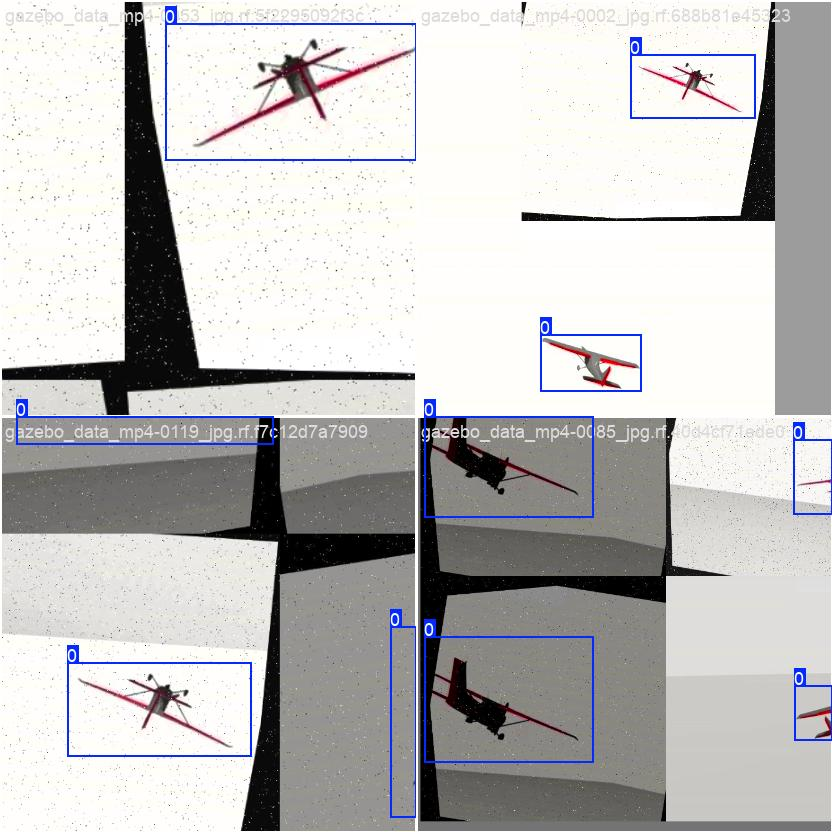
#> input picture modeller/gazebo_iha4/train_batch0.jpg, 832 x 832 px; its folder holds only this picture in this run
$ python -i yolo_tespit.py   (imports and definitions only)
#> lines starting #> are read from the running program, lines starting #| are printed output that depends on the picture; after the words box and inside, x2 and y2 are one past the last pixel; in counts of white or black regions, pixels touching at a corner belong together
"""
algi/yolo_tespit.py — Renk Maskesi + Kalman Filtresi
TrackerCSRT yok — Kalman ile bbox tahmin ve öne kaydırma.
Kalman: IHA'nın hız vektörünü öğrenir, bbox'ı hareket yönünde öne alır.
"""
import os, sys, time, threading, json
import numpy as np, cv2, urllib.request

sys.path.insert(0, os.path.expanduser("~/teknofest_iha"))

MJPEG_URL  = "http://localhost:8554/video"
SUNUCU_URL = "http://localhost:5000"
TESPIT_FPS = 15

AV_MARGIN_X  = 0.25
AV_MARGIN_Y  = 0.10
BB_MIN_BOYUT = 0.06

# Cessna renk aralıkları
KIRMIZI_ALT1 = np.array([0,   100, 80],  np.uint8)
KIRMIZI_UST1 = np.array([10,  255, 255], np.uint8)
KIRMIZI_ALT2 = np.array([165, 100, 80],  np.uint8)
KIRMIZI_UST2 = np.array([180, 255, 255], np.uint8)
BEYAZ_ALT    = np.array([0,   0,  200],  np.uint8)
BEYAZ_UST    = np.array([180, 25, 255],  np.uint8)

GOKYUZU_ORAN = 0.95
MIN_ALAN     = 50
MAX_ALAN     = 8000
MIN_ASPECT   = 1.2
MAX_ASPECT   = 15.0
MIN_DOLULUK  = 0.10
MAX_DOLULUK  = 0.95

# Kalman parametreleri
KALMAN_KAYIP_LIMIT = 30   # frame — bu kadar frame kayıp olursa sıfırla

tespit_lock = threading.Lock()
son_tespit  = {"var": False}
_tespit_sayac = 0
DEBUG = os.getenv("TESPIT_DEBUG", "0") == "1"


# ── Kalman Filtresi ─────────────────────────────────────────────────
class KalmanIzleyici:
    """
    4 durum: [cx, cy, vx, vy]
    2 ölçüm: [cx, cy]
    IHA hızını öğrenir ve bbox'ı öne alır.
    """
    def __init__(self):
        self.kf = cv2.KalmanFilter(4, 2)
        # Durum geçiş matrisi (sabit hız modeli)
        self.kf.transitionMatrix = np.array([
            [1, 0, 1, 0],
            [0, 1, 0, 1],
            [0, 0, 1, 0],
            [0, 0, 0, 1],
        ], np.float32)
        # Ölçüm matrisi
        self.kf.measurementMatrix = np.array([
            [1, 0, 0, 0],
            [0, 1, 0, 0],
        ], np.float32)
        # Gürültü
        self.kf.processNoiseCov     = np.eye(4, dtype=np.float32) * 5e-2
        self.kf.measurementNoiseCov = np.eye(2, dtype=np.float32) * 1e-1
        self.kf.errorCovPost        = np.eye(4, dtype=np.float32)

        self.baslatildi  = False
        self.kayip_sayac = 0
        self.son_bw      = 0
        self.son_bh      = 0

    def baslat(self, cx, cy, bw, bh):
        self.kf.statePost = np.array([[cx], [cy], [0], [0]], np.float32)
        self.baslatildi  = True
        self.kayip_sayac = 0
        self.son_bw      = bw
        self.son_bh      = bh

    def guncelle(self, cx, cy, bw, bh):
        """Ölçüm ile güncelle, düzeltilmiş konumu döndür."""
        if not self.baslatildi:
            self.baslat(cx, cy, bw, bh)
            return cx, cy, 0, 0

        olcum = np.array([[cx], [cy]], np.float32)
        self.kf.correct(olcum)
        self.son_bw      = bw
        self.son_bh      = bh
        self.kayip_sayac = 0

        durum = self.kf.statePost
        return float(durum[0][0]), float(durum[1][0]), float(durum[2][0]), float(durum[3][0])

    # [10 lines left out: function tahmin, not called in this run]

    def one_al(self, cx, cy, vx, vy, dt=0.15):
        """
        Hız vektörüne göre bbox'ı öne kaydır.
        dt: öne alma süresi (saniye) — kamera gecikmesini telafi et
        """
        return cx + vx * dt, cy + vy * dt

    def sifirla(self):
        self.baslatildi = False
        self.kayip_sayac = 0


_kalman = KalmanIzleyici()


# ── MJPEG Okuyucu ───────────────────────────────────────────────────
class MJPEGOkuyucu:
    def __init__(self, url):
        self.url = url; self._s = None; self._buf = b""
        self._lock = threading.Lock(); self._frame = None; self._cal = False

    # [26 lines left out: functions _baglan, _dongu, not called in this run]

    def baslat(self):
        self._cal = True
        threading.Thread(target=self._dongu, daemon=True).start()

    def frame_al(self):
        with self._lock:
            return self._frame.copy() if self._frame is not None else None


# [10 lines left out: function sunucuya_gonder, not called in this run]


# ── Tespit fonksiyonları ────────────────────────────────────────────
def renk_maskesi(hsv):
    m1 = cv2.inRange(hsv, KIRMIZI_ALT1, KIRMIZI_UST1)
    m2 = cv2.inRange(hsv, KIRMIZI_ALT2, KIRMIZI_UST2)
    mb = cv2.inRange(hsv, BEYAZ_ALT, BEYAZ_UST)
    return cv2.bitwise_or(cv2.bitwise_or(m1, m2), mb)


def morfoloji(maske):
    k1 = cv2.getStructuringElement(cv2.MORPH_ELLIPSE, (2, 2))
    k2 = cv2.getStructuringElement(cv2.MORPH_RECT,    (5, 3))
    maske = cv2.morphologyEx(maske, cv2.MORPH_OPEN,  k1)
    maske = cv2.morphologyEx(maske, cv2.MORPH_CLOSE, k2)
    return maske


def kontur_filtrele(konturlar, h, w):
    adaylar = []
    sinir   = int(h * GOKYUZU_ORAN)
    for k in konturlar:
        alan = cv2.contourArea(k)
        if not (MIN_ALAN <= alan <= MAX_ALAN): continue
        bx, by, bw, bh = cv2.boundingRect(k)
        if by + bh/2 > sinir: continue
        if bh == 0: continue
        aspect = bw / bh
        if not (MIN_ASPECT <= aspect <= MAX_ASPECT): continue
        doluluk = alan / (bw * bh)
        if not (MIN_DOLULUK <= doluluk <= MAX_DOLULUK): continue
        skor = alan * (1.0 - abs(aspect - 3.0) / 6.0)
        adaylar.append((skor, bx, by, bw, bh))
    return sorted(adaylar, reverse=True)


# [12 lines left out: function sartname_kontrol, not called in this run]


def tespit_et(frame):
    global _tespit_sayac
    h, w = frame.shape[:2]

    hsv   = cv2.cvtColor(frame, cv2.COLOR_BGR2HSV)
    maske = renk_maskesi(hsv)
    maske[int(h*GOKYUZU_ORAN):, :] = 0
    maske = morfoloji(maske)

    konturlar, _ = cv2.findContours(maske, cv2.RETR_EXTERNAL, cv2.CHAIN_APPROX_SIMPLE)
    adaylar = kontur_filtrele(konturlar, h, w) if konturlar else []

    if adaylar:
        # Tespit var — Kalman güncelle
        _, bx, by, bw, bh = adaylar[0]
        pad = 6
        bx = max(0, bx-pad); by = max(0, by-pad)
        bw = min(w-bx, bw+2*pad); bh = min(h-by, bh+2*pad)

        raw_cx = bx + bw/2
        raw_cy = by + bh/2

        # Kalman ile düzelt
        kcx, kcy, vx, vy = _kalman.guncelle(raw_cx, raw_cy, bw, bh)

        # Bbox'ı hareket yönünde öne kaydır (50ms)
        one_cx, one_cy = _kalman.one_al(kcx, kcy, vx, vy, dt=0.35)

        # Öne alınmış bbox sınırlarını hesapla
        nbx1 = max(0, int(one_cx - bw/2))
        nby1 = max(0, int(one_cy - bh/2))
        nbx2 = min(w, int(one_cx + bw/2))
        nby2 = min(h, int(one_cy + bh/2))

        _tespit_sayac += 1
        return {
            "bx1": nbx1, "by1": nby1, "bx2": nbx2, "by2": nby2,
            "cx": one_cx, "cy": one_cy,
            "bw": bw, "bh": bh,
            "vx": vx, "vy": vy,
            "kaynak": "renk_maske",
            "aday_sayisi": len(adaylar)
        }
    else:
        # Tespit yok — Kalman tahmini
        tahmin = _kalman.tahmin()
        if tahmin is not None:
            tcx, tcy, vx, vy = tahmin
            bw = _kalman.son_bw; bh = _kalman.son_bh
            if bw > 0 and bh > 0:
                return {
                    "bx1": max(0, int(tcx-bw/2)),
                    "by1": max(0, int(tcy-bh/2)),
                    "bx2": min(w, int(tcx+bw/2)),
                    "by2": min(h, int(tcy+bh/2)),
                    "cx": tcx, "cy": tcy,
                    "bw": bw,  "bh": bh,
                    "vx": vx,  "vy": vy,
                    "kaynak": "kalman_tahmin",
                    "aday_sayisi": 0
                }
        return None


# [84 lines left out: functions isle, dongu, not called in this run]


# [23 lines not run here, left out]

>>> import cv2
>>> picture = cv2.imread('../modeller/gazebo_iha4/train_batch0.jpg')
#> picture is the input picture: shape (832, 832, 3); mean B, G, R 190.1, 190.6, 191.5
>>> result = tespit_et(picture)
#> in renk_maskesi, `m1 = cv2.inRange(hsv, KIRMIZI_ALT1, KIRMIZI_UST1)`:
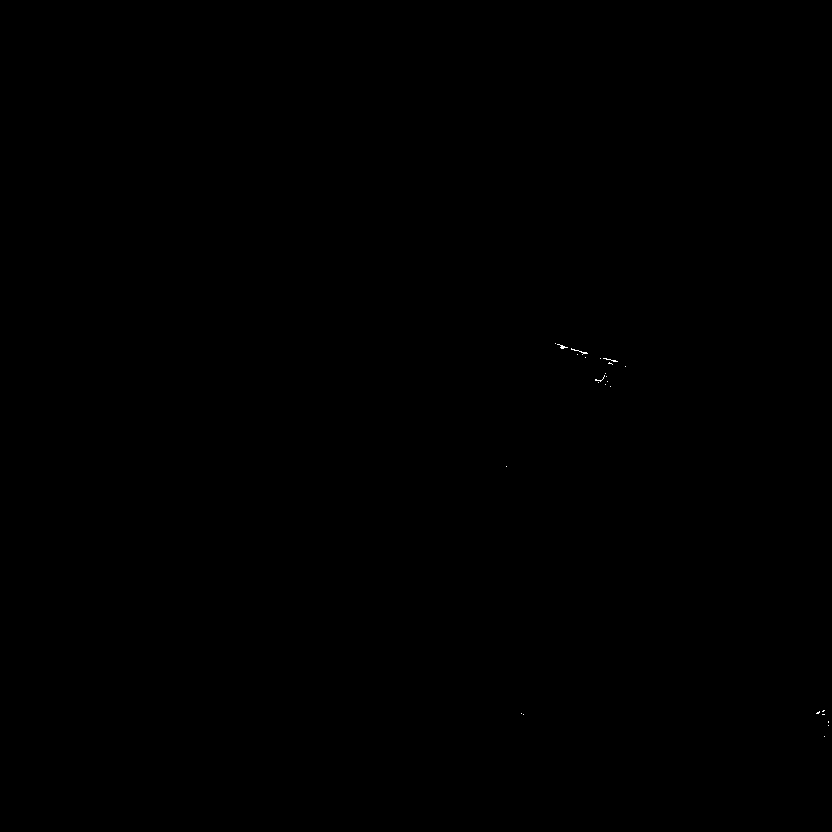
#> m1: shape (832, 832); 0.02% white in thin lines or dots, all inside (x1, y1, x2, y2) = (506, 343, 829, 737)
#> in renk_maskesi, `m2 = cv2.inRange(hsv, KIRMIZI_ALT2, KIRMIZI_UST2)`:
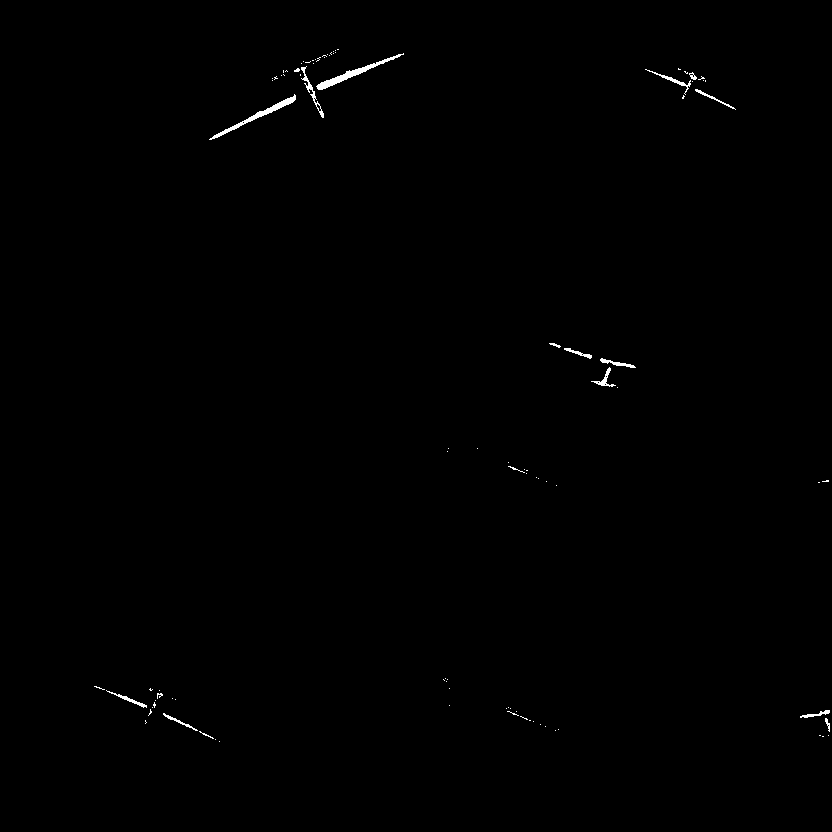
#> m2: shape (832, 832); 0.33% white; 97 white regions (81 under 20 px), largest, box (x1, y1, x2, y2) and area: (316, 53, 404, 90) 462, (209, 94, 296, 140) 431, (301, 66, 324, 118) 176
#> in renk_maskesi, `mb = cv2.inRange(hsv, BEYAZ_ALT, BEYAZ_UST)`:
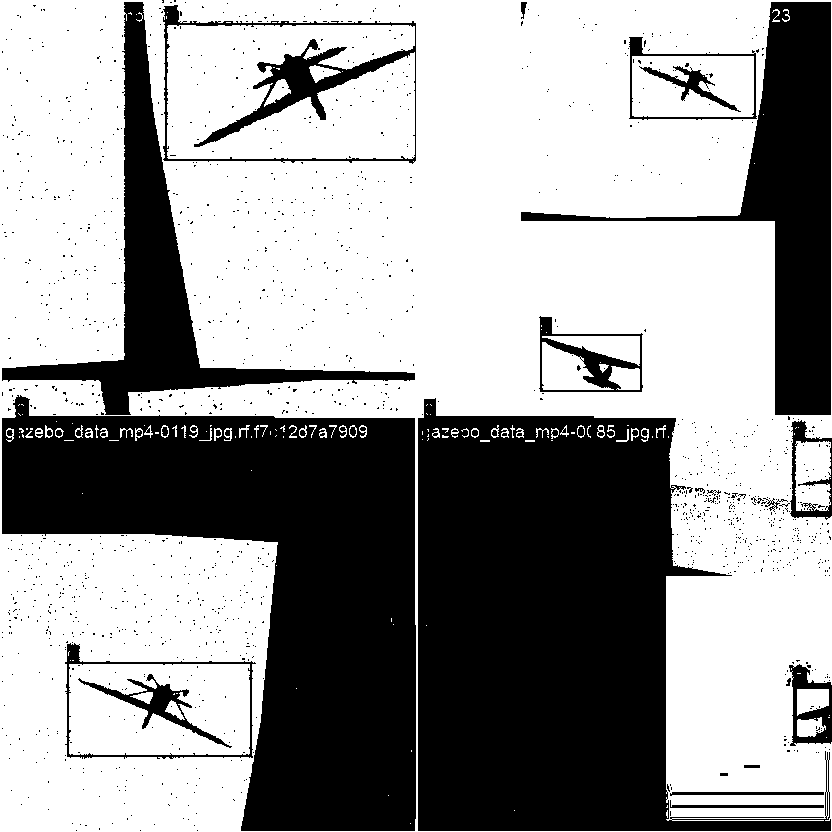
#> mb: shape (832, 832); 61% white; 1463 black regions (1429 under 20 px), largest, box (x1, y1, x2, y2) and area: (418, 398, 831, 831) 105412, (2, 395, 416, 831) 93089, (521, 2, 831, 415) 27989
#> in renk_maskesi, `return cv2.bitwise_or(cv2.bitwise_or(m1, m2), mb)`:
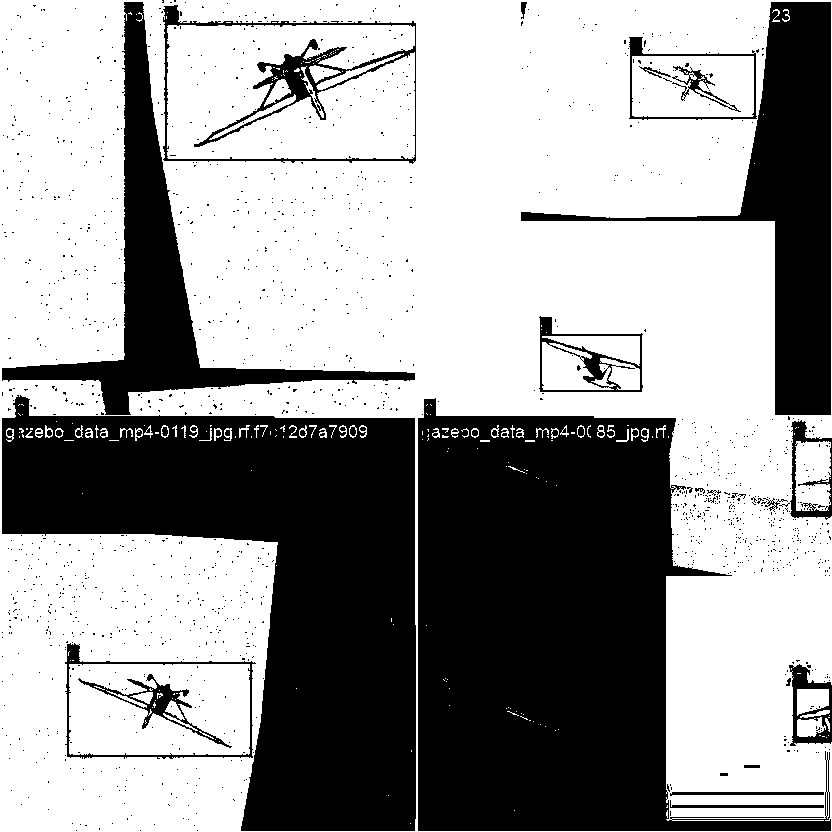
#> returned value: shape (832, 832); 61.3% white; 1466 black regions (1431 under 20 px), largest, box (x1, y1, x2, y2) and area: (418, 398, 831, 831) 105333, (2, 395, 416, 831) 93089, (521, 2, 831, 415) 27989
#> in tespit_et, `maske[int(h*GOKYUZU_ORAN):, :] = 0`:
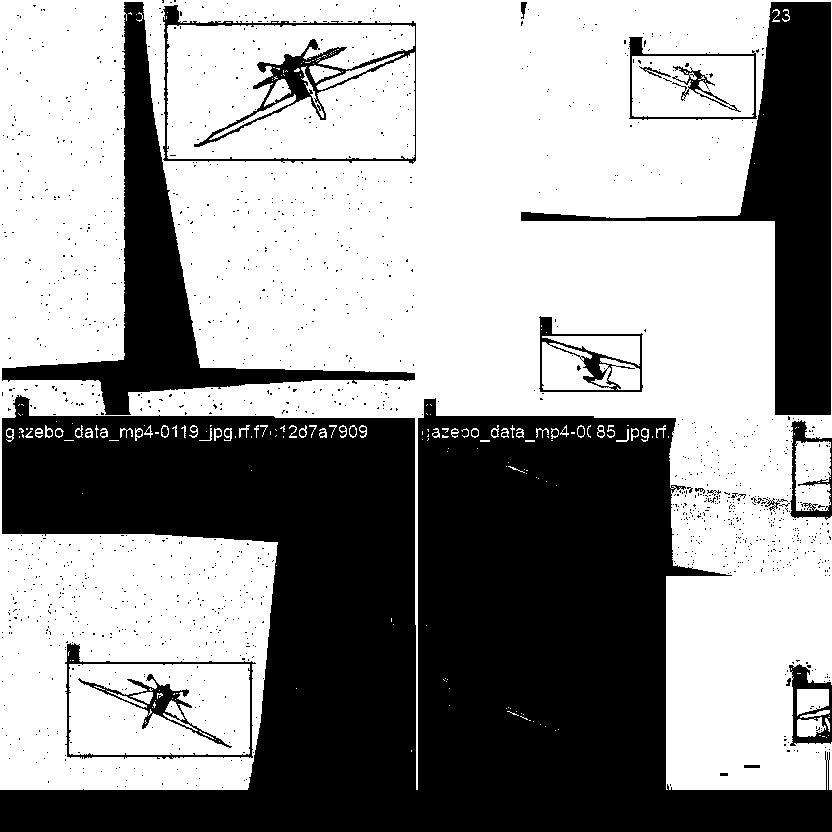
#> maske: shape (832, 832); 59.2% white; 1429 black regions (1397 under 20 px), largest, box (x1, y1, x2, y2) and area: (0, 395, 832, 832) 214089, (521, 2, 831, 415) 27989, (2, 2, 415, 415) 23113
#> in morfoloji, `maske = cv2.morphologyEx(maske, cv2.MORPH_CLOSE, k2)`:
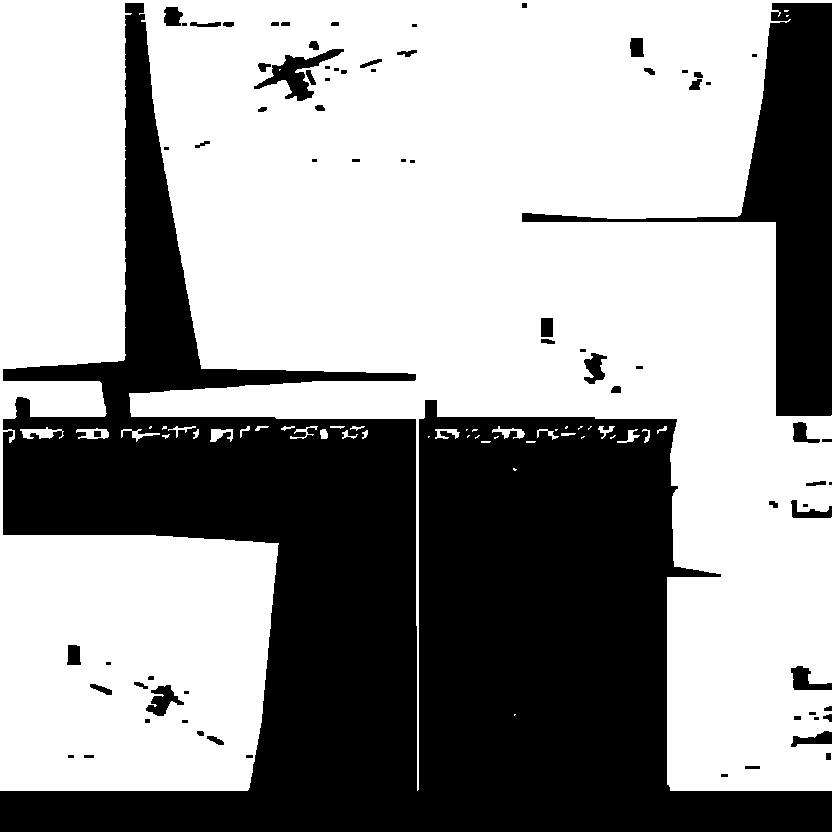
#> maske: shape (832, 832); 60.7% white; 75 black regions (21 under 20 px)
#> in tespit_et, `konturlar, _ = cv2.findContours(maske, cv2.RETR_EXTERNAL, cv2.CHAIN_AP..`: konturlar = 45 contours, 25 with area under 20; largest, box (x1, y1, x2, y2) and area: (0, 0, 832, 791) 419940, (20, 427, 64, 439) 223, (76, 428, 109, 439) 214, (210, 429, 233, 442) 146, (492, 426, 525, 439) 130
#> the loop in kontur_filtrele, `for k in konturlar:` made 45 passes
#> alan on passes 2, 5, 6, 8, 9, 11, 12, 13: 3.5, 1.5, 2.5, 3.5, 2.5, 10.5, 21, 20.5
#> after the loop in kontur_filtrele, `for k in konturlar:`: adaylar = [(58.81, 617, 429, 23, 14), (85.25, 435, 429, 25, 10), (116.1, 210, 429, 23, 13), (97, 121, 429, 39, 13), (214.5, 76, 428, 33, 11), (198.2, 20, 427, 44, 12), (40.21, 598, 426, 17, 13), (120.5, 492, 426, 33, 13), (43.38, 290, 426, 28, 13)]
#> in tespit_et, `adaylar = kontur_filtrele(konturlar, h, w) if konturlar else []`: adaylar = [(214.5, 76, 428, 33, 11), (198.2, 20, 427, 44, 12), (120.5, 492, 426, 33, 13), (116.1, 210, 429, 23, 13), (97, 121, 429, 39, 13), (85.25, 435, 429, 25, 10), (58.81, 617, 429, 23, 14), (43.38, 290, 426, 28, 13), (40.21, 598, 426, 17, 13)]
#> in tespit_et, `_, bx, by, bw, bh = adaylar[0]`: bx = 76; by = 428; bw = 33; bh = 11
#> in tespit_et, `bx = max(0, bx - pad)`: bx = 70
#> in tespit_et, `by = max(0, by - pad)`: by = 422
#> in tespit_et, `bw = min(w - bx, bw + 2 * pad)`: bw = 45
#> in tespit_et, `bh = min(h - by, bh + 2 * pad)`: bh = 23
#> in tespit_et, `raw_cx = bx + bw/2`: raw_cx = 92.5
#> in tespit_et, `raw_cy = by + bh/2`: raw_cy = 433.5
#> in baslat, `self.son_bw      = bw`: self.son_bw = 45
#> in baslat, `self.son_bh      = bh`: self.son_bh = 23
#> in tespit_et, `kcx, kcy, vx, vy = _kalman.guncelle(raw_cx, raw_cy, bw, bh)`: kcx = 92.5; kcy = 433.5; vx = 0
#> in tespit_et, `one_cx, one_cy = _kalman.one_al(kcx, kcy, vx, vy, dt=0.35)`: one_cx = 92.5; one_cy = 433.5
#> in tespit_et, `nbx1 = max(0, int(one_cx - bw/2))`: nbx1 = 70
#> in tespit_et, `nby1 = max(0, int(one_cy - bh/2))`: nby1 = 422
#> in tespit_et, `nbx2 = min(w, int(one_cx + bw/2))`: nbx2 = 115
#> in tespit_et, `nby2 = min(h, int(one_cy + bh/2))`: nby2 = 445
#> result = 12 items
